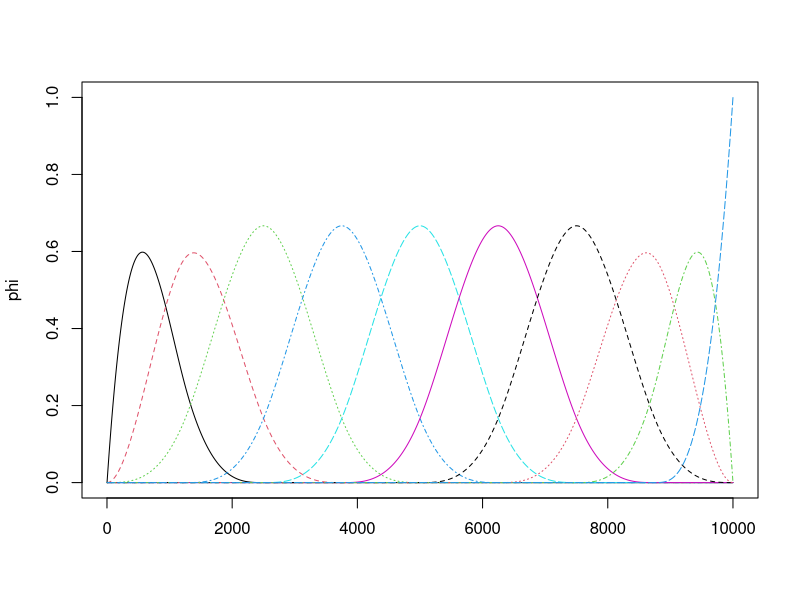
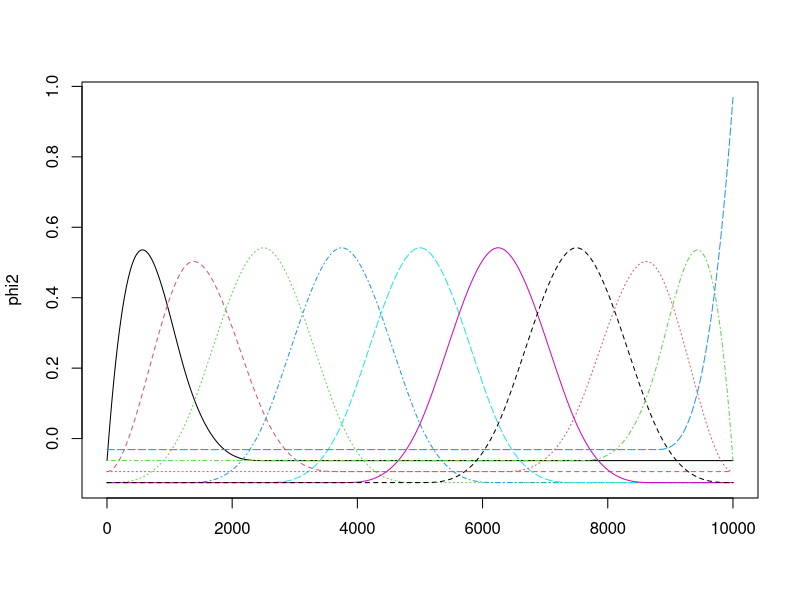

Source code (R) for these figures, in order: (Note: this script raises an error after producing the figures.)
xs = seq(0,1,length.out = 10000)
library(splines)
m = 10
phi <- bs(xs, df=m, intercept = F) # to check?
phi2 = matrix(NA, nrow = nrow(phi), ncol=ncol(phi))
phi_bar = NULL;
for(i in 1:ncol(phi)){
  phi2[,i] = phi[,i] - mean(phi[,i])
  phi_bar[i] = mean(phi[,i])
}

matplot(phi, type='l')
matplot(phi2, type='l')

lines(xs,phi[10,], col="red",lwd=2)


library(splines)
library(ggplot2)
library(tidyr)
library(dplyr)

# Create sequence
xs <- seq(0, 1, length.out = 10000)

# Create B-spline basis matrix
m <- 10
phi <- bs(xs, df = m, intercept = FALSE)

# Center the columns of phi
phi2 <- phi
phi_bar <- colMeans(phi)
for (i in 1:ncol(phi)) {
  phi2[, i] <- phi[, i] - phi_bar[i]
}

# Convert matrices to data frames for ggplot
phi_df <- as.data.frame(phi)
phi2_df <- as.data.frame(phi2)
phi_df$xs <- xs
phi2_df$xs <- xs

# Gather data for ggplot
phi_long <- phi_df %>% gather(key = "basis", value = "value", -xs)
phi2_long <- phi2_df %>% gather(key = "basis", value = "value", -xs)

# Plot original basis functions
p1 <- ggplot(phi_long, aes(x = xs, y = value, color = basis)) +
  geom_line() +
   theme_minimal()+
  ggtitle("B-spline Basis Functions")
p1
# Plot centered basis functions
p2 <- ggplot(phi2_long, aes(x = xs, y = value, color = basis)) +
  geom_line() +
  theme_minimal() +
  ggtitle("Centered B-spline Basis Functions")

# Print plots
print(p1)
print(p2)
